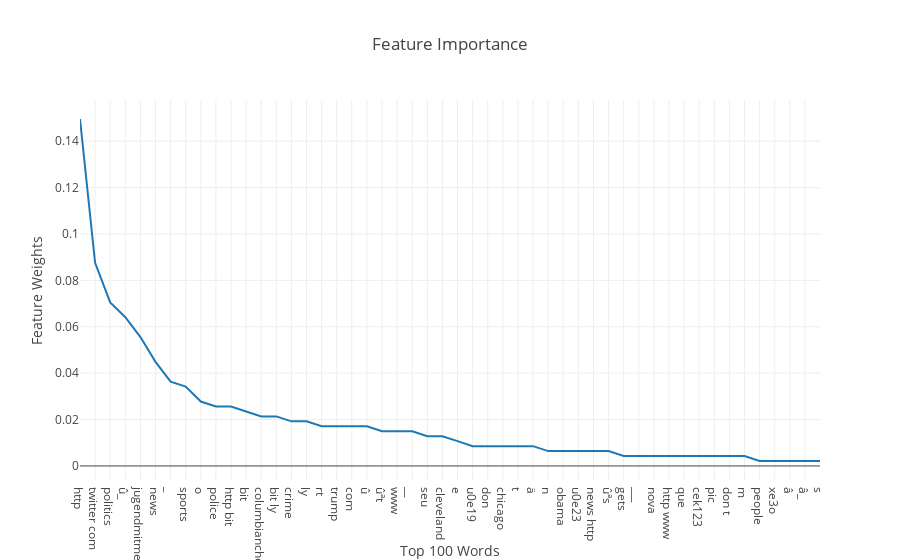

Source (notebook cell):
### Markdown cell above
### Feature importance

### Code cell
if clf_choice == 'xgb':
    idx = np.argsort(clf.feature_importances_)[::-1]
    most_freq_words = [tfidf.get_feature_names()[x] for x in idx[:100]]
    trace = go.Scatter(x= most_freq_words, y=np.sort(clf.feature_importances_)[::-1][:50])
    layout = dict(title='Feature Importance', xaxis=dict(title='Top 100 Words'), yaxis=dict(title='Feature Weights'))
    fig = dict(data=[trace], layout=layout)
    plotly.offline.iplot(fig)

### Figure 1 — Plotly figure (JSON) as saved in the notebook; plotly's stock layout.template omitted (floating-point values rounded to 4 significant figures)
{"data": [{"type": "scatter", "x": ["http", "twitter com", "politics", "û_", "jugendmitmerkel", "news", "_", "sports", "o", "police", "http bit", "bit", "columbianchemicals", "bit ly", "crime", "ly", "rt", "trump", "com", "û", "ûªt", "www", "__", "seu", "cleveland", "e", "u0e19", "don", "chicago", "t", "ä", "n", "obama", "u0e23", "news http", "ûªs", "gets", "___", "nova", "http www", "que", "cek123", "pic", "don t", "m", "people", "xe3o", "â", "â_", "s", "eu ttbm", "eu tnm", "eu vc", "eu va", "eu tive", "eu v", "eu tiveer", "eu tivesse", "eu utilizo", "eu uso", "eu tou", "eu tt", "eu usei", "eu uma", "eu um", "eu trabalhando", "euro breaks", "eu tire", "eu u2014", "eu troco", "eu u03b1ndo", "eu tiro", "eurico bivar", "eu tinha", "eu sei", "eu siim", "eu sigo", "eu ser", "eu senti", "eu sempre", "eu seja", "euro der", "euro buy", "eu seguindo", "euro dollar", "eu salvo", "eu saio", "eu saindo", "eu sabia", "eu sinto", "eu sonhando", "eu ti", "eu tbm", "eu testei", "eu termino", "eu ter", "eu tenho", "eu teamo", "eu te", "eu tb"], "y": [0.1496, 0.08761, 0.07051, 0.0641, 0.05556, 0.04487, 0.03632, 0.03419, 0.02778, 0.02564, 0.02564, 0.0235, 0.02137, 0.02137, 0.01923, 0.01923, 0.01709, 0.01709, 0.01709, 0.01709, 0.01496, 0.01496, 0.01496, 0.01282, 0.01282, 0.01068, 0.008547, 0.008547, 0.008547, 0.008547, 0.008547, 0.00641, 0.00641, 0.00641, 0.00641, 0.00641, 0.004274, 0.004274, 0.004274, 0.004274, 0.004274, 0.004274, 0.004274, 0.004274, 0.004274, 0.002137, 0.002137, 0.002137, 0.002137, 0.002137]}], "layout": {"title": "Feature Importance", "xaxis": {"title": "Top 100 Words"}, "yaxis": {"title": "Feature Weights"}}}
